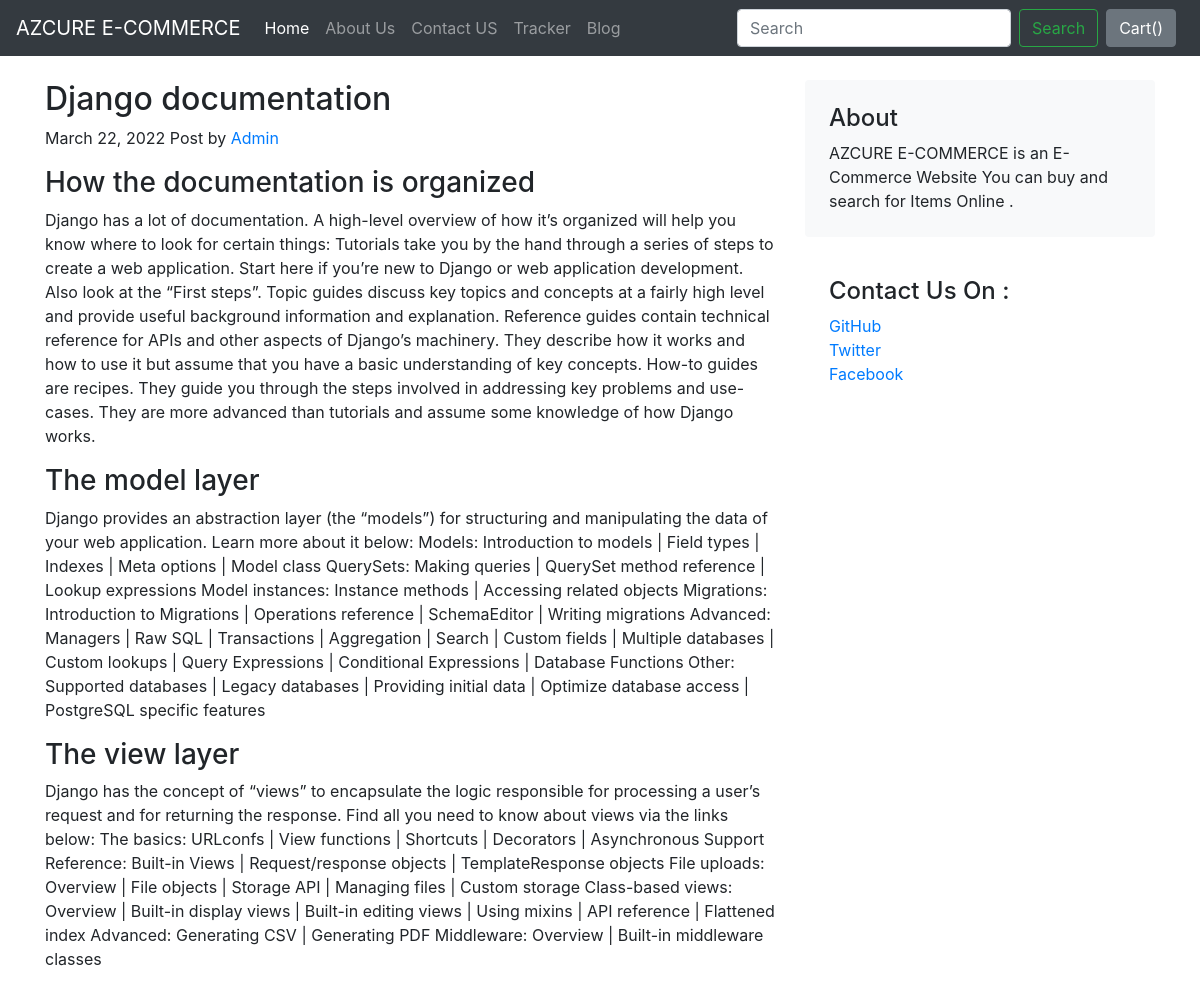
Screenshot of /blog/blogpost/5 with the database file from the repository.
### blog/models.py (models this page shows)
class Blogpost(models.Model):
    post_id=models.AutoField(primary_key=True)
    title=models.CharField(max_length=50)
    head0=models.CharField(max_length=500,default="")
    chead0=models.CharField(max_length=5000,default="")
    head1=models.CharField(max_length=500,default="")
    chead1=models.CharField(max_length=5000,default="")
    head2=models.CharField(max_length=500,default="")
    chead2=models.CharField(max_length=5000,default="")
    pub_date=models.DateField()
    thumbnail=models.ImageField(upload_to="shop/image",default="")
    def __str__(self):
        return self.title

### blog/views.py (the view)
# urls.py: path("blogpost/<int:id>",views.blogpost,name="blogpost")
def blogpost(request,id):
    post=Blogpost.objects.filter(post_id=id)[0]
    print(post)
    return render(request,'blog/blogpost.html',{'post':post})

### blog/templates/blog/blogpost.html
{% extends 'blog/basic.html' %}
{% block body%}
<div class="container ">
    <div class="row g-5 mt-4">
        <div class="col-md-8">
          <h2 class="  fst-italic ">
          {{post.title}}
          </h2>
          <p class="blog-post-meta">{{post.pub_date}} Post by <a href="#">Admin</a></p>
          <article class="blog-post">
            <h3 class="blog-post-title">{{post.head0}}</h3>
            <p>{{post.chead0}}</p>
            <h3>{{post.head1}}</h3>
            <p>{{post.chead1}}</p>
            <h3>{{post.head2}}</h3>
            <p>{{post.chead2}}</p>
          </article>
        </div>
        <div class="col-md-4">
          <div class="position-sticky" style="top: 2rem;">
            <div class="p-4 mb-3 bg-light rounded">
              <h4 class="fst-italic">About</h4>
              <p class="mb-0">AZCURE E-COMMERCE is an E-Commerce Website  You can buy and search for Items Online .</p>
            </div>
            <div class="p-4">
              <h4 class="fst-italic">Contact Us On :</h4>
              <ol class="list-unstyled">
                <li><a href="#">GitHub</a></li>
                <li><a href="#">Twitter</a></li>
                <li><a href="#">Facebook</a></li>
              </ol>
            </div>
          </div>
        </div>
      </div>
</div>
{% endblock %}

### rows the page displays
Blogpost: title "Django documentation", pub_date "March 22, 2022", head0 "How the documentation is organized", chead0 "Django has a lot of documentation. A high-level overview of how it’s organized will help you know where to look for certain things: Tutorials take you by the hand through a series of steps to create a web application. Start here if you’re new to Django or web application development. Also look at the “First steps”. Topic guides discuss key topics and concepts at a fairly high level and provide useful background information and explanation. Reference guides contain technical reference for APIs and other aspects of Django’s machinery. They describe how it works and how to use it but assume that you have a basic understanding of key concepts. How-to guides are recipes. They guide you through…", head1 "The model layer", chead1 "Django provides an abstraction layer (the “models”) for structuring and manipulating the data of your web application. Learn more about it below: Models: Introduction to models | Field types | Indexes | Meta options | Model class QuerySets: Making queries | QuerySet method reference | Lookup expressions Model instances: Instance methods | Accessing related objects Migrations: Introduction to Migrations | Operations reference | SchemaEditor | Writing migrations Advanced: Managers | Raw SQL | Transactions | Aggregation | Search | Custom fields | Multiple databases | Custom lookups | Query Expressions | Conditional Expressions | Database Functions Other: Supported databases | Legacy databases…", head2 "The view layer", chead2 "Django has the concept of “views” to encapsulate the logic responsible for processing a user’s request and for returning the response. Find all you need to know about views via the links below: The basics: URLconfs | View functions | Shortcuts | Decorators | Asynchronous Support Reference: Built-in Views | Request/response objects | TemplateResponse objects File uploads: Overview | File objects | Storage API | Managing files | Custom storage Class-based views: Overview | Built-in display views | Built-in editing views | Using mixins | API reference | Flattened index Advanced: Generating CSV | Generating PDF Middleware: Overview | Built-in middleware classes"
